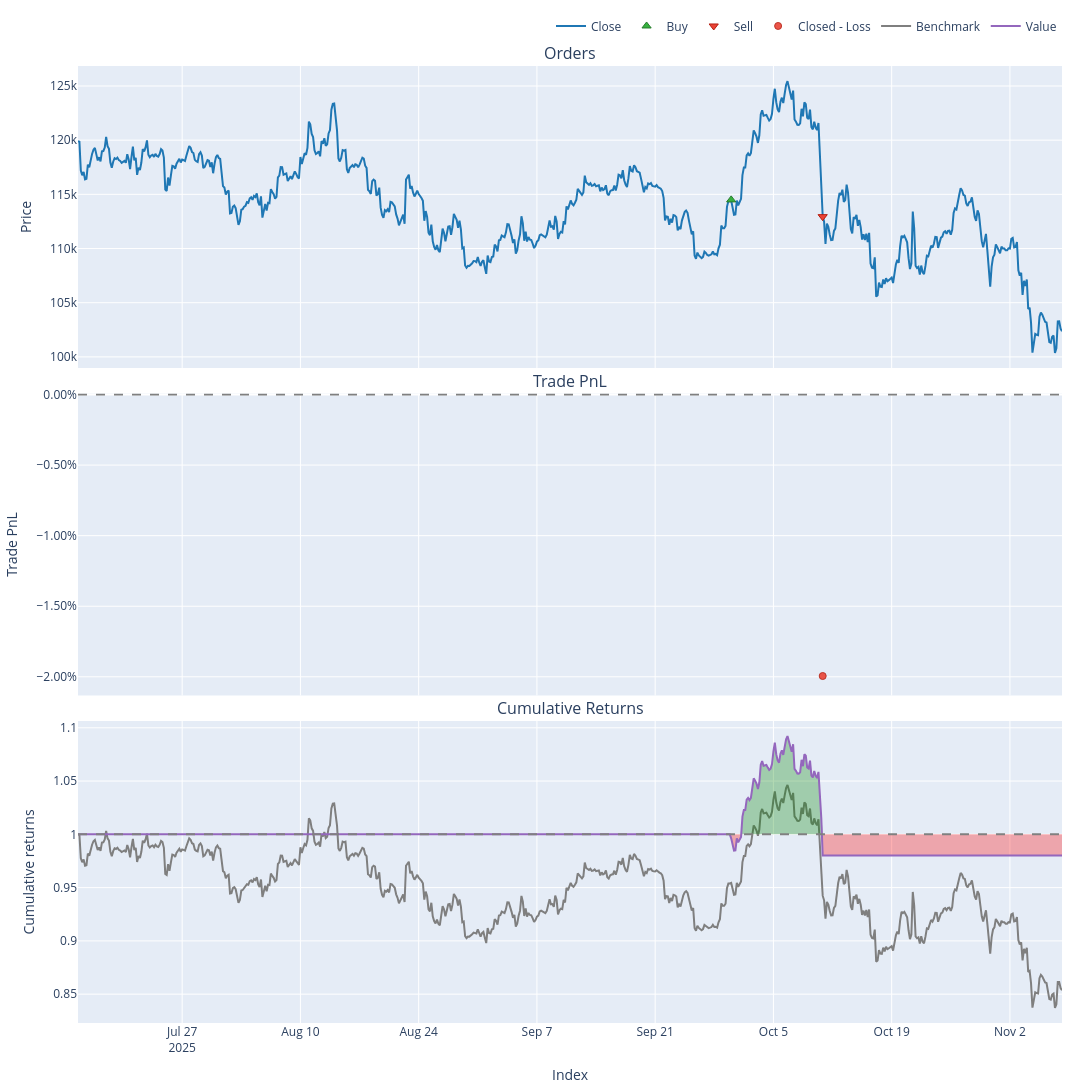

Notebook cell for this chart:
### Code cell
pf.plot(width=1600, height=1500).show()

### Figure 1 — Plotly figure (JSON) as saved in the notebook; plotly's stock layout.template omitted (floating-point values rounded to 4 significant figures; data arrays with more than 128 entries replaced by an {"elided": "..."} marker saying what was removed)
{"data": [{"line": {"color": "#1f77b4"}, "name": "Close", "showlegend": true, "x": {"elided": "700 str values"}, "type": "scatter", "uid": "c270db6f-2f2d-4e57-b246-749c1f129913", "xaxis": "x", "yaxis": "y", "y": {"elided": "700 float values"}, "legendgroup": "0"}, {"customdata": [[0.0, 0.008706, 3.239]], "hovertemplate": "Order Id: %{customdata[0]}<br>Timestamp: %{x}<br>Price: %{y}<br>Size: %{customdata[1]:.6f}<br>Fees: %{customdata[2]:.6f}", "marker": {"color": "#37B13F", "line": {"color": "rgb(38,123,44)", "width": 1}, "size": 8, "symbol": "triangle-up"}, "mode": "markers", "name": "Buy", "x": ["2025-09-30T00:00:00+00:00"], "y": [114500.0], "type": "scatter", "uid": "3e14a1cd-260c-461d-bac9-15d33009ea5e", "xaxis": "x", "yaxis": "y", "legendgroup": "1"}, {"customdata": [[1.0, 0.008706, 3.196]], "hovertemplate": "Order Id: %{customdata[0]}<br>Timestamp: %{x}<br>Price: %{y}<br>Size: %{customdata[1]:.6f}<br>Fees: %{customdata[2]:.6f}", "marker": {"color": "#EA4335", "line": {"color": "rgb(181,31,18)", "width": 1}, "size": 8, "symbol": "triangle-down"}, "mode": "markers", "name": "Sell", "x": ["2025-10-10T20:00:00+00:00"], "y": [112900.0], "type": "scatter", "uid": "67f537c9-d346-4d73-a058-16a4d4bd6fe6", "xaxis": "x", "yaxis": "y", "legendgroup": "2"}, {"customdata": [[0.0, 0.0, -19.88, -0.01994]], "hovertemplate": "Exit Trade Id: %{customdata[0]}<br>Position Id: %{customdata[1]}<br>Exit Timestamp: %{x}<br>PnL: %{customdata[2]:.6f}<br>Return: %{customdata[3]:.2%}", "marker": {"color": "#EA4335", "line": {"color": "rgb(181,31,18)", "width": 1}, "opacity": [0.9], "size": [7], "symbol": "circle"}, "mode": "markers", "name": "Closed - Loss", "x": ["2025-10-10T20:00:00+00:00"], "y": [-0.01994], "type": "scatter", "uid": "e37966bf-6925-46d7-9695-4edb35c63499", "xaxis": "x2", "yaxis": "y2", "legendgroup": "3"}, {"line": {"color": "#7f7f7f"}, "name": "Benchmark", "showlegend": true, "x": {"elided": "700 str values"}, "type": "scatter", "uid": "38f4177f-5111-4043-bdf3-43645ab2da61", "xaxis": "x3", "yaxis": "y3", "y": {"elided": "700 float values"}, "legendgroup": "4"}, {"hoverinfo": "skip", "line": {"color": "rgba(0, 0, 0, 0)", "width": 0}, "opacity": 0, "showlegend": false, "x": {"elided": "700 str values"}, "type": "scatter", "uid": "444827e3-9161-456b-b412-dc03c41a6d9f", "xaxis": "x3", "yaxis": "y3", "y": {"elided": "700 int values"}, "legendgroup": "5"}, {"connectgaps": false, "fill": "tonexty", "fillcolor": "rgba(0, 128, 0, 0.3)", "hoverinfo": "skip", "line": {"color": "rgba(0, 0, 0, 0)", "width": 0}, "opacity": 0, "showlegend": false, "x": {"elided": "700 str values"}, "type": "scatter", "uid": "ed4dcd61-cf8f-4ebf-a68a-770d168ff1ed", "xaxis": "x3", "yaxis": "y3", "y": {"elided": "700 float values"}, "legendgroup": "5"}, {"hoverinfo": "skip", "line": {"color": "rgba(0, 0, 0, 0)", "width": 0}, "opacity": 0, "showlegend": false, "x": {"elided": "700 str values"}, "type": "scatter", "uid": "b6b090d1-63b7-4b80-83da-898792538cf1", "xaxis": "x3", "yaxis": "y3", "y": {"elided": "700 int values"}, "legendgroup": "5"}, {"connectgaps": false, "fill": "tonexty", "fillcolor": "rgba(255, 0, 0, 0.3)", "hoverinfo": "skip", "line": {"color": "rgba(0, 0, 0, 0)", "width": 0}, "opacity": 0, "showlegend": false, "x": {"elided": "700 str values"}, "type": "scatter", "uid": "e189adf0-23c6-4b11-b430-1c6cdd2d008a", "xaxis": "x3", "yaxis": "y3", "y": {"elided": "700 float values"}, "legendgroup": "5"}, {"line": {"color": "#9467bd"}, "name": "Value", "showlegend": true, "x": {"elided": "700 str values"}, "type": "scatter", "uid": "fcb55eb2-0bc6-4a77-9b42-ff56fd7032e4", "xaxis": "x3", "yaxis": "y3", "y": {"elided": "700 float values"}, "legendgroup": "6"}, {"hoverinfo": "skip", "line": {"color": "rgba(0, 0, 0, 0)", "width": 0}, "opacity": 0.0, "showlegend": false, "x": {"elided": "700 str values"}, "type": "scatter", "uid": "c42e6038-f485-4205-b6de-b5c0123d7546", "xaxis": "x3", "yaxis": "y3", "y": {"elided": "700 int values"}, "legendgroup": "5"}], "layout": {"annotations": [{"font": {"size": 16}, "showarrow": false, "text": "Orders", "x": 0.5, "xanchor": "center", "xref": "paper", "y": 1.0, "yanchor": "bottom", "yref": "paper"}, {"font": {"size": 16}, "showarrow": false, "text": "Trade PnL", "x": 0.5, "xanchor": "center", "xref": "paper", "y": 0.6578, "yanchor": "bottom", "yref": "paper"}, {"font": {"size": 16}, "showarrow": false, "text": "Cumulative Returns", "x": 0.5, "xanchor": "center", "xref": "paper", "y": 0.3156, "yanchor": "bottom", "yref": "paper"}], "xaxis": {"anchor": "y", "domain": [0.0, 1.0], "matches": "x3", "showticklabels": false}, "yaxis": {"anchor": "x", "domain": [0.6844, 1.0], "title": {"text": "Price"}}, "xaxis2": {"anchor": "y2", "domain": [0.0, 1.0], "matches": "x3", "showticklabels": false}, "yaxis2": {"anchor": "x2", "domain": [0.3422, 0.6578], "tickformat": ".2%", "title": {"text": "Trade PnL"}}, "xaxis3": {"anchor": "y3", "domain": [0.0, 1.0], "title": {"text": "Index"}}, "yaxis3": {"anchor": "x3", "domain": [0.0, 0.3156], "title": {"text": "Cumulative returns"}}, "margin": {"t": 30, "b": 30, "l": 30, "r": 30}, "legend": {"orientation": "h", "yanchor": "bottom", "y": 1.027, "xanchor": "right", "x": 1, "traceorder": "normal"}, "width": 1600, "height": 1500, "showlegend": true, "shapes": [{"line": {"color": "gray", "dash": "dash"}, "type": "line", "x0": 0.0, "x1": 1.0, "xref": "paper", "y0": 0, "y1": 0, "yref": "y2"}, {"line": {"color": "gray", "dash": "dash"}, "type": "line", "x0": 0.0, "x1": 1.0, "xref": "paper", "y0": 1, "y1": 1, "yref": "y3"}]}}
